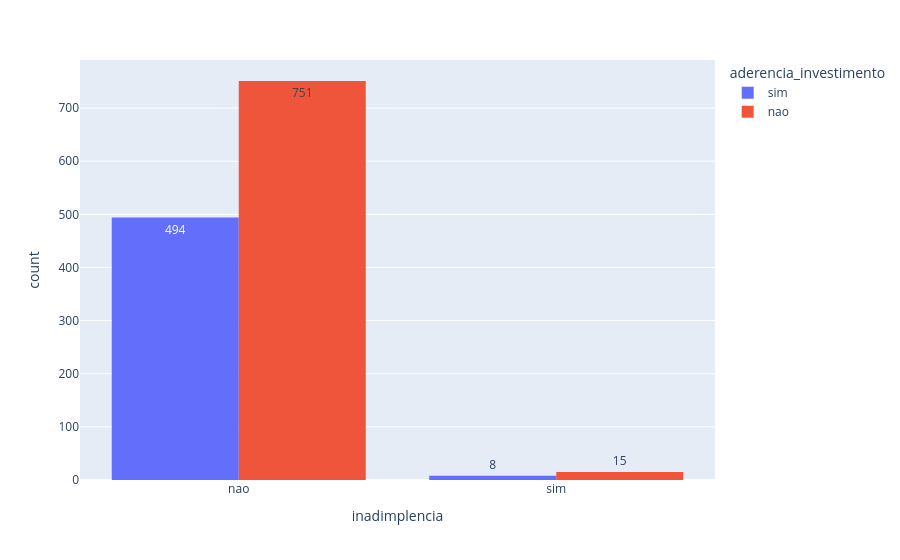

Notebook cell for this chart:
### Code cell
px.histogram(dados, x='inadimplencia', text_auto=True, color='aderencia_investimento', barmode='group')

### Figure 1 — Plotly figure (JSON) as saved in the notebook; plotly's stock layout.template omitted (floating-point values rounded to 4 significant figures; data arrays with more than 128 entries replaced by an {"elided": "..."} marker saying what was removed)
{"data": [{"alignmentgroup": "True", "bingroup": "x", "hovertemplate": "aderencia_investimento=sim<br>inadimplencia=%{x}<br>count=%{y}<extra></extra>", "legendgroup": "sim", "marker": {"color": "#636efa", "pattern": {"shape": ""}}, "name": "sim", "offsetgroup": "sim", "orientation": "v", "showlegend": true, "texttemplate": "%{value}", "type": "histogram", "x": {"elided": "502 str values"}, "xaxis": "x", "yaxis": "y"}, {"alignmentgroup": "True", "bingroup": "x", "hovertemplate": "aderencia_investimento=nao<br>inadimplencia=%{x}<br>count=%{y}<extra></extra>", "legendgroup": "nao", "marker": {"color": "#EF553B", "pattern": {"shape": ""}}, "name": "nao", "offsetgroup": "nao", "orientation": "v", "showlegend": true, "texttemplate": "%{value}", "type": "histogram", "x": {"elided": "766 str values"}, "xaxis": "x", "yaxis": "y"}], "layout": {"barmode": "group", "legend": {"title": {"text": "aderencia_investimento"}, "tracegroupgap": 0}, "margin": {"t": 60}, "xaxis": {"anchor": "y", "domain": [0, 1], "title": {"text": "inadimplencia"}}, "yaxis": {"anchor": "x", "domain": [0, 1], "title": {"text": "count"}}}}
